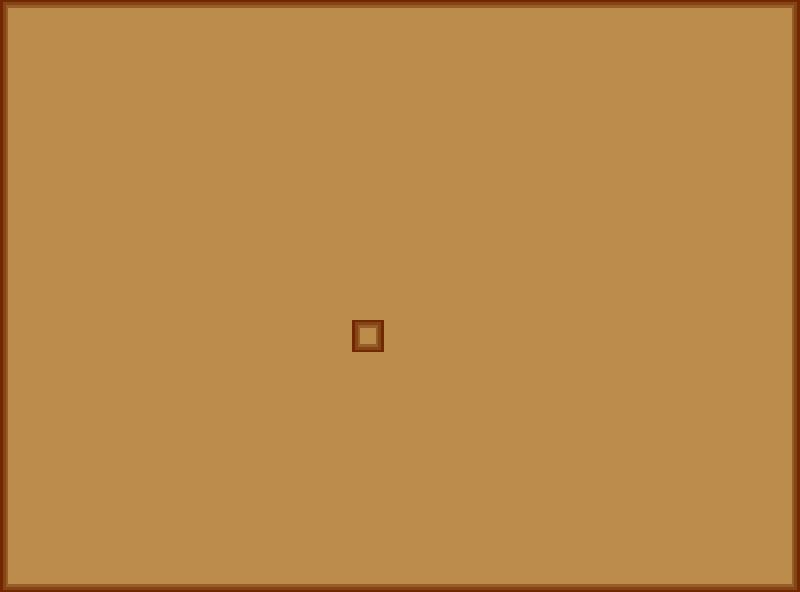

A level layout from a 2D game, rendered from its tile map. Below: a short description, then the map file with tile-grid data replaced by summaries:
An orthogonal 50x37 tile map with 16x16 px tiles, 1 tile layer (Tile Layer 1), 2 tilesets and 2 objects (gateImg).

<map version="1.10" tiledversion="1.11.1" orientation="orthogonal" renderorder="right-down" width="50" height="37" tilewidth="16" tileheight="16" infinite="0" backgroundcolor="#646464" nextlayerid="6" nextobjectid="17">
 <editorsettings>
  <export target="flooring.json" format="json" />
 </editorsettings>
 <tileset firstgid="1" name="flooring" tilewidth="16" tileheight="16" tilecount="400" columns="20">
  <image source="images/Sprite-0003.png" width="320" height="320" />
 </tileset>
 <tileset firstgid="401" name="p" tilewidth="256" tileheight="256" tilecount="1" columns="1">
  <image source="images/gate.png" width="256" height="256" />
 </tileset>
 <layer id="1" name="Tile Layer 1" width="50" height="37">
  <data>[1850 cells, 1850 non-empty, 9 distinct tile ids]</data>
 </layer>
 <objectgroup id="3" name="Portal">
  <object id="2" x="352.227" y="320.523" width="31.7273" height="31.5909" />
 </objectgroup>
 <objectgroup id="5" name="gate">
  <object id="16" name="gateImg" gid="401" x="309.939" y="268.5" width="107.561" height="112.628" />
 </objectgroup>
</map>